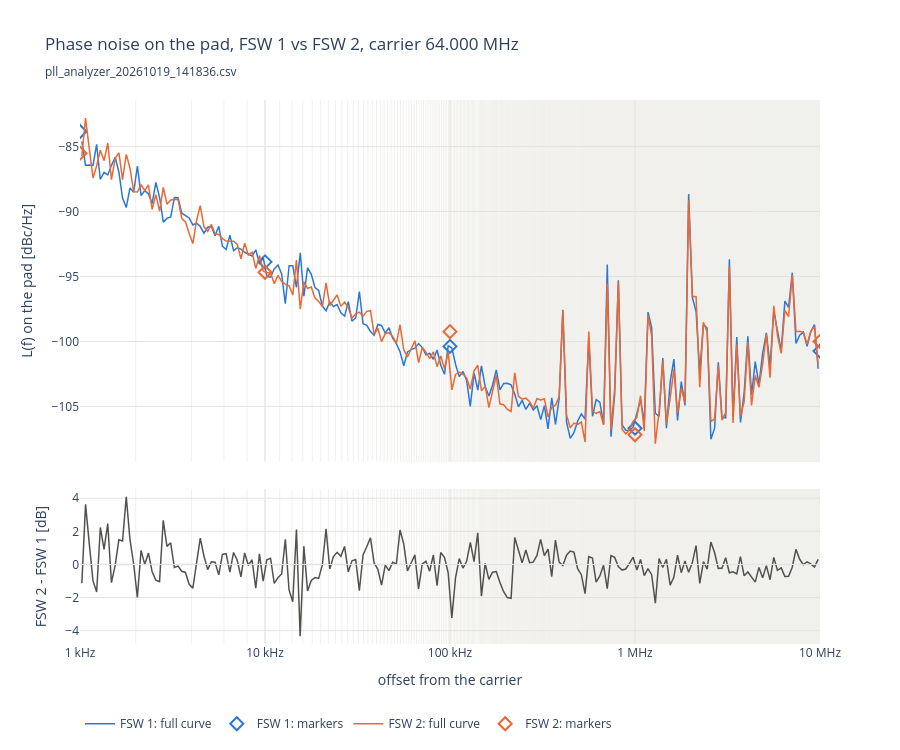

Write notebook code for a chart like this one.
### Code cell
F_start, F_stop = 1e3, 10e6  # offset range shown [Hz]

# Phase noise on the pad (full curve) of both measurements on top of each other, their markers as symbols, and below
# the difference B - A per bin (same N_BINS log-spaced bins for both)
edges = np.geomspace(F_start, F_stop, N_BINS + 1)
fig = make_subplots(rows=2, cols=1, shared_xaxes=True, vertical_spacing=0.05, row_heights=[0.7, 0.3])
binned = {}
for label, r, color in zip(LABELS, (A, B), COLORS):
    d = trace_of(label, "L_trace")
    d = d[(d["freq"] >= F_start) & (d["freq"] <= F_stop)]
    freq, level = bin_phase_noise(d["freq"], d["level_dbm"], edges)
    binned[label] = pd.Series(level, index=np.digitize(freq, edges))
    fig.add_scatter(x=freq, y=level, mode="lines", name=f"{label}: full curve", line=dict(color=color, width=1.5),
                    hovertemplate=f"{label}<br>%{{x:.3s}}Hz: %{{y:.1f}} dBc/Hz<extra></extra>", row=1, col=1)
    marks = {float(c[6:]): r[c] for c in runs.columns if c.startswith("L_out_") and pd.notna(r[c])}
    marks = {f: l for f, l in marks.items() if F_start <= f <= F_stop}
    fig.add_scatter(x=list(marks), y=list(marks.values()), mode="markers", name=f"{label}: markers",
                    marker=dict(color=color, size=10, symbol="diamond-open", line=dict(width=2)),
                    hovertemplate=f"{label} marker<br>%{{x:.3s}}Hz: %{{y:.1f}} dBc/Hz<extra></extra>", row=1, col=1)
diff = (binned[LABELS[1]] - binned[LABELS[0]]).dropna()
fig.add_scatter(x=np.sqrt(edges[diff.index - 1] * edges[diff.index]), y=diff.values, mode="lines", showlegend=False,
                line=dict(color=INK, width=1.5),
                hovertemplate="%{x:.3s}Hz: %{y:+.2f} dB<extra></extra>", row=2, col=1)
fig.add_hline(y=0, line=dict(color=GRID, width=1), row=2, col=1)
fig.update_layout(title=f"Phase noise on the pad, {LABELS[0]} vs {LABELS[1]}, carrier {A.f_out_meas / 1e6:.3f} MHz"
                        f"<br><sub>{RESULT_CSV.name}</sub>", template="plotly_white", height=750,
                  legend=dict(orientation="h", y=-0.12), hoverlabel=dict(namelength=-1))
fig.update_xaxes(gridcolor=GRID, **OFFSET_AXIS, range=[np.log10(F_start), np.log10(F_stop)])
fig.update_xaxes(title="offset from the carrier", row=2)
fig.update_yaxes(gridcolor=GRID)
fig.update_yaxes(title="L(f) on the pad [dBc/Hz]", row=1)
fig.update_yaxes(title=f"{LABELS[1]} - {LABELS[0]} [dB]", row=2)
save(fig, "phase_noise")

### Figure 1 — Plotly figure (JSON) as saved in the notebook; plotly's stock layout.template omitted (floating-point values rounded to 4 significant figures; data arrays with more than 128 entries replaced by an {"elided": "..."} marker saying what was removed)
{"data": [{"hovertemplate": "FSW 1<br>%{x:.3s}Hz: %{y:.1f} dBc/Hz<extra></extra>", "line": {"color": "#2a78d6", "width": 1.5}, "mode": "lines", "name": "FSW 1: full curve", "type": "scatter", "x": {"elided": "200 float values"}, "xaxis": "x", "y": {"elided": "200 float values"}, "yaxis": "y"}, {"hovertemplate": "FSW 1 marker<br>%{x:.3s}Hz: %{y:.1f} dBc/Hz<extra></extra>", "marker": {"color": "#2a78d6", "line": {"width": 2}, "size": 10, "symbol": "diamond-open"}, "mode": "markers", "name": "FSW 1: markers", "type": "scatter", "x": [1000, 10000, 100000, 1000000, 10000000], "xaxis": "x", "y": [-83.84, -93.88, -100.4, -106.7, -100.7], "yaxis": "y"}, {"hovertemplate": "FSW 2<br>%{x:.3s}Hz: %{y:.1f} dBc/Hz<extra></extra>", "line": {"color": "#eb6834", "width": 1.5}, "mode": "lines", "name": "FSW 2: full curve", "type": "scatter", "x": {"elided": "200 float values"}, "xaxis": "x", "y": {"elided": "200 float values"}, "yaxis": "y"}, {"hovertemplate": "FSW 2 marker<br>%{x:.3s}Hz: %{y:.1f} dBc/Hz<extra></extra>", "marker": {"color": "#eb6834", "line": {"width": 2}, "size": 10, "symbol": "diamond-open"}, "mode": "markers", "name": "FSW 2: markers", "type": "scatter", "x": [1000, 10000, 100000, 1000000, 10000000], "xaxis": "x", "y": [-85.5, -94.68, -99.25, -107.2, -100.0], "yaxis": "y"}, {"hovertemplate": "%{x:.3s}Hz: %{y:+.2f} dB<extra></extra>", "line": {"color": "#52514e", "width": 1.5}, "mode": "lines", "showlegend": false, "type": "scatter", "x": {"elided": "200 float values"}, "xaxis": "x2", "y": {"elided": "200 float values"}, "yaxis": "y2"}], "layout": {"height": 750, "hoverlabel": {"namelength": -1}, "legend": {"orientation": "h", "y": -0.12}, "shapes": [{"line": {"color": "#e4e3df", "width": 1}, "type": "line", "x0": 0, "x1": 1, "xref": "x2 domain", "y0": 0, "y1": 0, "yref": "y2"}], "title": {"text": "Phase noise on the pad, FSW 1 vs FSW 2, carrier 64.000 MHz<br><sub>pll_analyzer_20261019_141836.csv</sub>"}, "xaxis": {"anchor": "y", "domain": [0, 1], "gridcolor": "#e4e3df", "matches": "x2", "minor": {"gridcolor": "#f1f0ed", "showgrid": true}, "range": [3, 7], "showticklabels": false, "ticktext": ["100 Hz", "1 kHz", "10 kHz", "100 kHz", "1 MHz", "10 MHz", "100 MHz"], "tickvals": [100, 1000, 10000, 100000, 1000000, 10000000, 100000000], "type": "log"}, "xaxis2": {"anchor": "y2", "domain": [0, 1], "gridcolor": "#e4e3df", "minor": {"gridcolor": "#f1f0ed", "showgrid": true}, "range": [3, 7], "ticktext": ["100 Hz", "1 kHz", "10 kHz", "100 kHz", "1 MHz", "10 MHz", "100 MHz"], "tickvals": [100, 1000, 10000, 100000, 1000000, 10000000, 100000000], "title": {"text": "offset from the carrier"}, "type": "log"}, "yaxis": {"anchor": "x", "domain": [0.335, 1.0], "gridcolor": "#e4e3df", "title": {"text": "L(f) on the pad [dBc/Hz]"}}, "yaxis2": {"anchor": "x2", "domain": [0, 0.285], "gridcolor": "#e4e3df", "title": {"text": "FSW 2 - FSW 1 [dB]"}}}}
